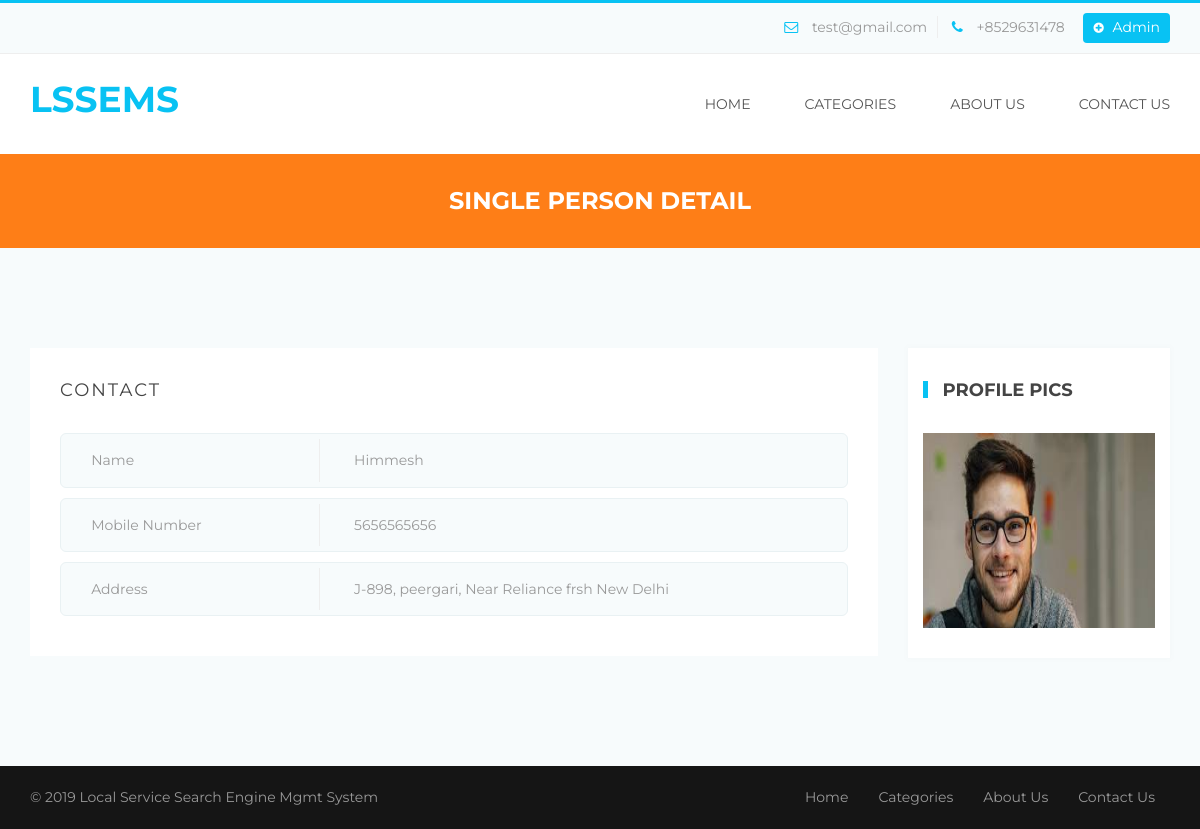
/lssems/single-person-detail.php?viewid=12, run on the app's committed database.
### tables this page shows
CREATE TABLE `tblpage` (
  `ID` int(10) NOT NULL,
  `PageType` varchar(50) DEFAULT NULL,
  `PageTitle` varchar(200) DEFAULT NULL,
  `PageDescription` mediumtext DEFAULT NULL,
  `Email` varchar(200) DEFAULT NULL,
  `MobileNumber` bigint(10) DEFAULT NULL,
  `UpdationDate` timestamp NOT NULL DEFAULT current_timestamp() ON UPDATE current_timestamp()
);

CREATE TABLE `tblperson` (
  `ID` int(10) NOT NULL,
  `Category` varchar(200) DEFAULT NULL,
  `Name` varchar(200) DEFAULT NULL,
  `Picture` varchar(200) DEFAULT NULL,
  `MobileNumber` bigint(10) DEFAULT NULL,
  `Address` mediumtext DEFAULT NULL,
  `City` varchar(200) NOT NULL,
  `RegDate` timestamp NULL DEFAULT current_timestamp()
);

### lssems/single-person-detail.php (the view, shortened to what this page needs)
<?php
include('includes/dbconnection.php');
?>
<!DOCTYPE html>
<html>
<head>
	<link rel="stylesheet" type="text/css" href="bootstrap/css/bootstrap.min.css">
	<link rel="stylesheet" type="text/css" href="css/style.css">
	<link rel="stylesheet" type="text/css" href="css/menu.css">
	<link rel="stylesheet" type="text/css" href="css/color/color.css">
	<link rel="stylesheet" type="text/css" href="assets/testimonial/css/style.css" />
	<link rel="stylesheet" type="text/css" href="assets/testimonial/css/elastislide.css" />
	<link rel="stylesheet" type="text/css" href="css/responsive.css">
    <link rel="stylesheet" type="text/css" href="css/font-awesome.css">
	<link rel="stylesheet" type="text/css" href="assets/revolution_slider/css/revslider.css" media="screen" />
</head>
<body>
	<div class="theme-wrap clearfix">
	<?php include_once('includes/header.php');?>
		<div class="page-title-wrap bgorange-1 padding-top-30 padding-bottom-30">
			<h4 class="white">Single Person Detail</h4>
		</div>
		<section class="aside-layout-section padding-top-70 padding-bottom-40">
			<div class="container">
				<div class="row">
					<?php
$vid=$_GET['viewid'];
$sql="SELECT * from  tblperson where ID=:vid";
$query = $dbh -> prepare($sql);
$query->bindParam(':vid',$vid,PDO::PARAM_STR);
$query->execute();
$results=$query->fetchAll(PDO::FETCH_OBJ);
$cnt=1;
if($query->rowCount() > 0)
{
foreach($results as $row)
{               ?>
					<div class="col-md-9 col-sm-8 col-xs-12 main-wrap">
						<div class="listing-single padding-bottom-40">
							<div class="single-listing-wrap">
								<div class="listing-contact-detail-wrap">
									<div class="listing-contact-section-title">
										<h5>contact</h5>
									</div>
									<div class="listing-contact-section-table">
										<div class="listing-contact-table-field">
											<ul>
												<li class="info">Name</li>
												<li class="details"><?php  echo $row->Name;?> </li>
											</ul>
										</div>
										<div class="listing-contact-table-field">
											<ul>
												<li class="info">Mobile Number</li>
												<li class="details"><?php  echo $row->MobileNumber;?></li>
											</ul>
										</div>
										<div class="listing-contact-table-field">
											<ul>
												<li class="info">Address</li>
												<li class="details"><?php  echo $row->Address;?></li>
											</ul>
										</div>
									</div>
								</div>
							</div>
						</div>
					</div>
					<div class="col-md-3 col-sm-4 col-xs-12" style="padding-top: 30px">
						<div class="sidebar sidebar-wrap">
							<div class="sidebar-widget shadow-1">
								<div class="sidebar-widget-title">
									<h5><span class="bgblue-1"></span>Profile Pics</h5>
								</div>
								<div class="sidebar-widget-content advertise  clearfix">
									<div class="sidebar-image-ads">
										<img src="admin/images/<?php echo $row->Picture;?>" height="195" width="300" alt="listing item"/>
									</div>
								</div>
							</div>
						</div>
					</div>
					<?php $cnt=$cnt+1;}} ?>
				</div>
			</div>
		</section>
	<?php include_once('includes/footer.php');?>
	</div>
</body>
</html>

### lssems/includes/header.php (shortened to what this page needs)
<?php
include('includes/dbconnection.php');
?>
<div class="header">
            <div class="top-toolbar">
                <div class="container">
                    <div class="row">
                        <div class="col-md-6 col-sm-12 col-xs-12 pull-right">
                            <div class="top-contact-info">
                                <ul>
<?php
$sql="SELECT * from tblpage where PageType='contactus'";
$query = $dbh -> prepare($sql);
$query->execute();
$results=$query->fetchAll(PDO::FETCH_OBJ);
$cnt=1;
if($query->rowCount() > 0)
{
foreach($results as $row)
{               ?>
                                    <li class="toolbar-email"><i class="fa fa-envelope-o"></i> <?php  echo htmlentities($row->Email);?></li>
                                    <li class="toolbar-contact"><i class="fa fa-phone"></i> +<?php  echo htmlentities($row->MobileNumber);?></li><?php $cnt=$cnt+1;}} ?>
                                    <li><a class="toolbar-new-listing" href="admin/login.php"><i class="fa fa-plus-circle"></i> Admin</a></li>
                                </ul>
                            </div>
                        </div>
                    </div>
                </div>
            </div>
            <div class="nav-wrapper">
                <div class="container">
                    <nav class="wsmenu slideLeft clearfix">
                        <div class="logo pull-left"><a href="index.php" title="Responsive Slide Menus"><h3 style="color:#08c2f3">LSSEMS</h3></a></div>
                        <ul class="mobile-sub wsmenu-list pull-right">
                            <li><a href="index.php" class="">Home</a>
                            </li>
                            <li><a href="category.php">categories <span class="arrow"></span></a></li>
                            <li><a href="about.php">About Us <span class="arrow"></span></a></li>
                          <li><a href="contact.php">Contact Us <span class="arrow"></span></a></li>
                        </ul>
                    </nav>
                </div>
            </div>
        </div>

### lssems/css/style.css (style rules this page uses)
html, body, div, span, applet, object, iframe,h1, h2, h3, h4, h5, h6, p, blockquote, pre,a, abbr, acronym, address, big, cite, code,del, dfn, em, img, ins, kbd, q, s, samp, small, strike, strong, sub, sup, tt, var,b, u, i, center,dl, dt, dd, ol, ul, li,fieldset, form, label, legend,table, caption, tbody, tfoot, thead, tr, th, td, article, aside, canvas, details, embed,figure, figcaption, footer, header, hgroup,menu, nav, output, ruby, section, summary,time, mark, audio, video { margin: 0;padding: 0;border: 0;font-size: 100%;font: inherit;vertical-align: baseline; }
article, aside, details, figcaption, figure,footer, header, hgroup, menu, nav, section { display: block; }
body { line-height: 1;margin:0 ;padding:0 ;transition:all 0.3s ease;overflow-x: hidden; }
html { position:relative;overflow-x:hidden; }
ol, ul { list-style: none;margin:0; padding:0; }
a { display:block; }
img { display:block; }
img { max-width:100%; }
body { font-family:'Montserrat',sans-serif; }
h1,h2,h3,h4,h5,h6 { font-family:'Montserrat',sans-serif; font-weight:700; margin:0; text-align:center; line-height:1.4; letter-spacing:0.6px; text-transform:uppercase; letter-spacing:0; }
h3 { font-size:36px; }
h4 { font-size:24px; }
h5 { font-size:18px; }
a,span,ul,li { font-family:'Montserrat'; font-size:14px; padding:0; font-weight:400; text-align:center; margin:0; line-height:1.6; text-decoration:none !important; }
p,span,a { padding:0; }
.container,.container-fluid { padding-left:0;padding-right:0; }
.padding-bottom-30 { padding-bottom:30px; }
.padding-bottom-40 { padding-bottom:40px; }
.padding-top-30 { padding-top:30px; }
.padding-top-70 { padding-top:70px; }
.logo { padding:20px 0; }
.logo a { display:inline-block; }
.top-toolbar { padding:10px 0; }
.top-toolbar .top-contact-info ul { text-align:right; }
.top-toolbar .top-contact-info ul li { display:inline-block }
.top-toolbar .top-contact-info ul li.toolbar-email { padding-right:10px; }
.top-toolbar .top-contact-info ul li.toolbar-email i { padding-right:10px; }
.top-toolbar .top-contact-info ul li.toolbar-contact { padding-right:15px; }
.top-toolbar .top-contact-info ul li.toolbar-contact i { padding:0 10px; }
.top-toolbar .top-contact-info ul li a.toolbar-new-listing { border-radius: 4px; line-height: 1; padding: 7px 10px 9px; }
.top-toolbar .top-contact-info ul li a.toolbar-new-listing i { padding:0 5px 0 0;font-size:12px; }
.sidebar-widget { padding:15px 15px;margin-bottom:30px; }
.sidebar-widget-title { padding:15px 0; }
.sidebar-widget-title h5 { display:inline-block; }
.sidebar-widget-title h5 span { display:inline-block;margin-right:15px;width:5px;height:17px;line-height:1;position:relative;top:2px;letter-spacing:2px; }
.sidebar-widget-content { padding:15px 0; }
.listing-contact-detail-wrap { padding:30px;background:#fff;margin:30px 0; }
.listing-contact-section-title h5 { text-transform:uppercase;letter-spacing:2px;font-weight:400;text-align:left; }
.listing-contact-section-table { margin-top:30px; }
.listing-contact-table-field { padding:5px 0;background:#f7fbfc;margin-bottom:10px;border:1px solid #e9f1f3;border-radius:6px; }
.listing-contact-table-field ul li { text-align:left;display:inline-block;padding:10px 30px; }
.listing-contact-table-field ul li.info { width:33%;border-right:1px solid #eee; }
.listing-contact-table-field ul li.details { width:66.5%; }

### lssems/css/menu.css (style rules this page uses)
.wsmenu { font-family:Helvetica, sans-serif; color:#fff; position:relative; font-size:15px; padding:0px; margin:0px auto; width:100%; background-color:#ffffff; }
.wsmenu-list { text-align:left; margin:0 auto 0 auto; display: block; padding:0px; }
.wsmenu-list > li { text-align:center; display: table-cell; }
.wsmenu-list > li > a { display:block; color:#555; padding:38px 21px; line-height:1; text-decoration:none; position:relative; font-family:'Montserrat'; text-transform:uppercase; }
.wsmenu-list > li:last-child a { display:block; color:#555; padding:20px 0 20px 21px; line-height:1; text-decoration:none; position:relative; }
.wsmenu-list li a:before { margin-right: 5px; position: relative; content: "|"; line-height: 16px; font-size: 24px; top: 3px; color:rgba(255,255,255,0); }
@media screen and (-webkit-min-device-pixel-ratio:0) { .wsmenu-list > li > a { padding: 39px 21px; } }

### lssems/css/responsive.css (style rules this page uses)
@media screen and (max-device-width:1199px) { .container { padding-left:15px;padding-right:15px; } }

### data on the page
tblpage: Email "test@gmail.com", MobileNumber "8529631478"
tblperson: Name "Himmesh", MobileNumber "5656565656", Address "J-898, peergari, Near Reliance frsh New Delhi", Picture (picture)
